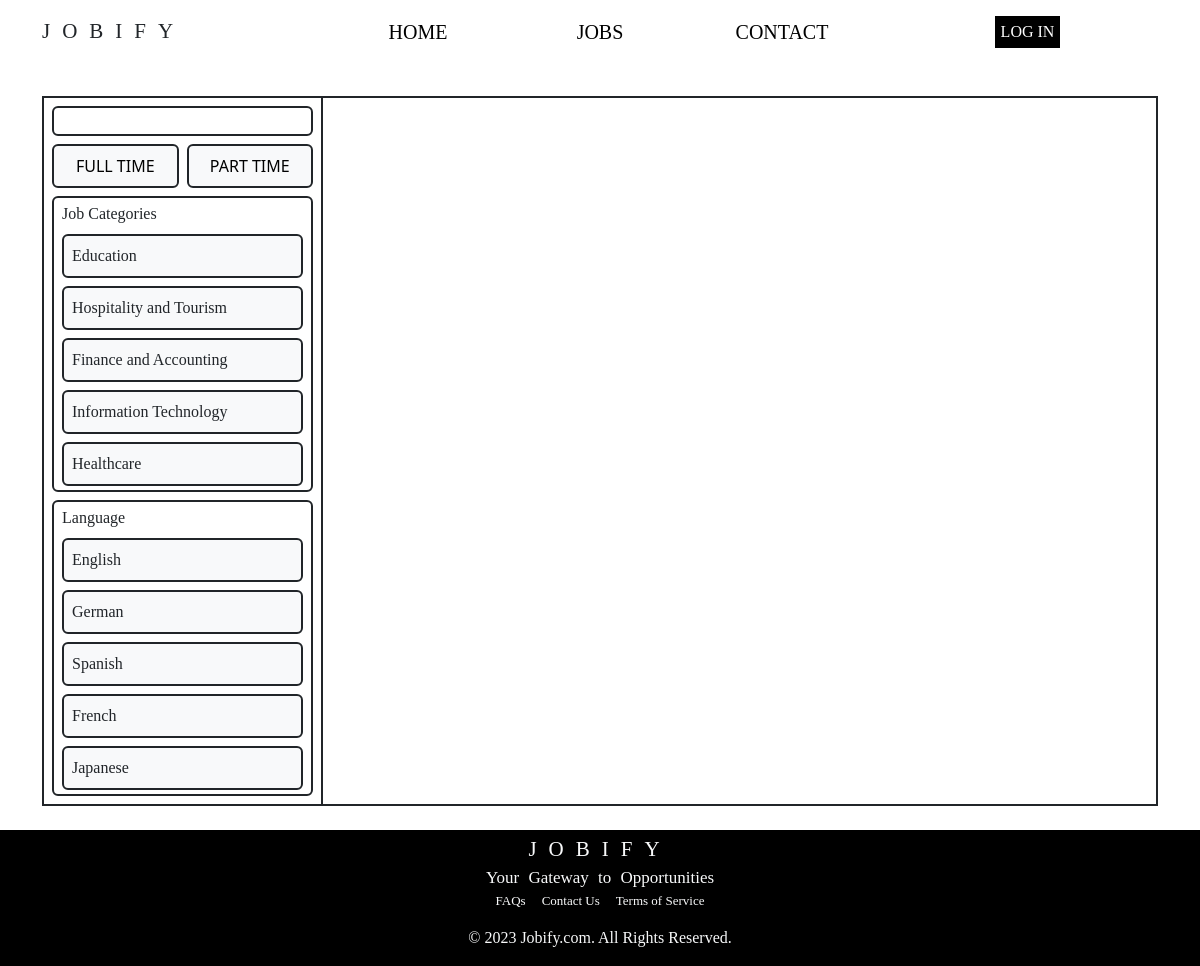
Page /jobs on the committed database.
### main/models.py (models this page shows, shortened)
class categories(models.Model):
    id = models.IntegerField(primary_key=True, unique=True),
    name = models.CharField(max_length=64)

class languages(models.Model):
    id = models.IntegerField(primary_key=True, unique=True),
    name = models.CharField(max_length=64)

### main/views.py (the view)
# urls.py: path("jobs", views.jobs, name="jobs"),
def jobs(request):
    return render(request, "main/jobs.html", {
        "user":request.user,
        "categories":categories.objects.all(),
        "languages":languages.objects.all(),
        "jobs":job_offers.objects.all()
    })

### main/templates/main/jobs.html (shortened to what this page needs)
{% extends 'main/layout.html' %}
{% block body %}
<div class="container d-flex justify-content-center main-block mt-2 mb-4">
    <div class="row w-100">
        <div id="searchWindow" class="col-md-3 col-5 d-flex flex-column align-items-center gap-2 p-2 border border-2 border-dark border-end-0">
            <div class="d-flex w-100">
                <input id="searchInput" class="border border-dark border-2 rounded ps-2 main-font w-100" type="text">
            </div>
            <div id="timeContainer" class="d-flex w-100 gap-2">
                <button id="optionsBtn" value="False" class="p-2 w-100 bg-light border border-dark border-2 rounded">FULL TIME</button>
                <button id="optionsBtn" value="True" class="p-2 w-100 bg-light border border-dark border-2 rounded">PART TIME</button>
            </div>
            {% if categories %}
            <div id="categoryContainer" class="d-flex flex-column gap-2 border border-dark border-2 rounded px-2 py-1 w-100">
                <div class="d-flex">
                    <p class="main-font m-0">Job Categories</p>
                </div>
                {% for category in categories %}
                    <div id="optionsBtn" class="p-2 w-100 bg-light border border-dark border-2 rounded">
                        <p id="selectable_categories" class="main-font m-0">{{ category.name }}</p>
                    </div>
                {% endfor %}
            </div>
            {% endif %}
            {% if languages %}
            <div id="langaugeContainer" class="d-flex flex-column w-100 px-2 py-1 border border-dark border-2 rounded gap-2">
                <div class="d-flex">
                    <p class="main-font m-0">Language</p>
                </div>
                {% for language in languages %}
                    <div id="optionsBtn" class="p-2 w-100 bg-light border border-dark border-2 rounded">
                        <p id="selectable_languages" class="main-font m-0">{{ language.name }}</p>
                    </div>
                {% endfor %}
            </div>
            {% endif %}
        </div>
        <div id="searchEntries" class="col-md-9 col d-flex flex-column border border-2 border-dark p-2 gap-2">
        </div>
    </div>
</div>
{% endblock %}

### main/static/main/styles.css (style rules this page uses)
body { display: flex; flex-direction: column; height: 100vh; }
.main-font { font-family: Iceland; }
.main-block { height:100vh; }

### rows in the picture
categories: name "Education"
categories: name "Hospitality and Tourism"
categories: name "Finance and Accounting"
categories: name "Information Technology"
categories: name "Healthcare"
languages: name "English"
languages: name "German"
languages: name "Spanish"
languages: name "French"
languages: name "Japanese"
